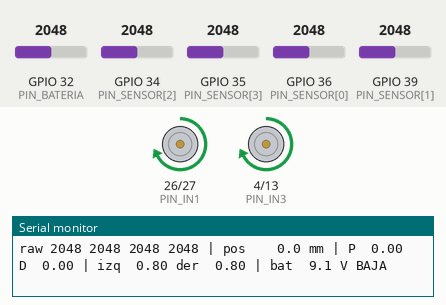
Simulated run of this sketch. Board: ESP32. Shown: motor-driver pin pairs drawn as motors (green arrow = first pin HIGH = forward, orange = second pin HIGH = backward, longer = more drive, scaled by the enable pin), the last lines printed to the serial monitor. The test bench sets the inputs (shaded band); at power-on: GPIO 34 (PIN_SENSOR[2]) = 2048, GPIO 35 (PIN_SENSOR[3]) = 2048, GPIO 36 (PIN_SENSOR[0]) = 2048, GPIO 32 (PIN_BATERIA) = 2048, GPIO 39 (PIN_SENSOR[1]) = 2048 (analog values on the 0–4095 scale).

Above: at 3.2 s.
3.3 s: GPIO 34 (PIN_SENSOR[2]) set to 2866
At 3.9 s:
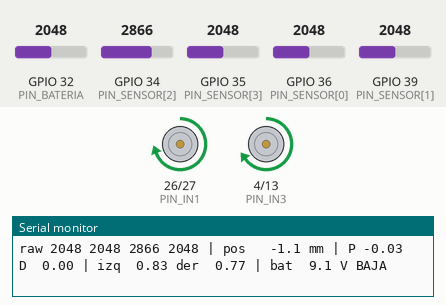
4.8 s: GPIO 35 (PIN_SENSOR[3]) set to 122
At 6.0 s:
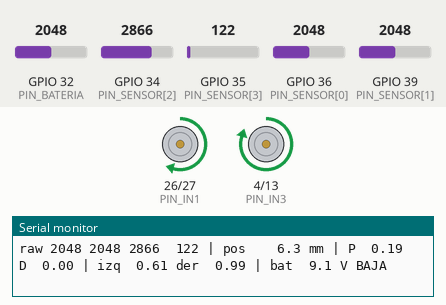
6.3 s: GPIO 36 (PIN_SENSOR[0]) set to 3972
At 7.2 s:
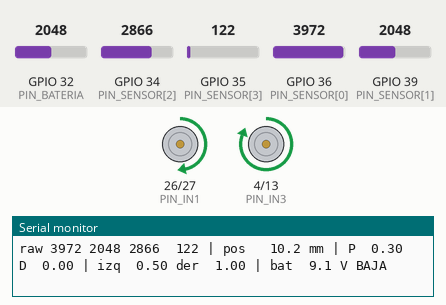
7.8 s: GPIO 34 (PIN_SENSOR[2]) set to 122
At 8.2 s:
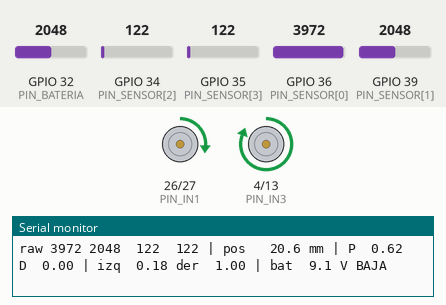
9.3 s: GPIO 36 (PIN_SENSOR[0]) set to 122
At 9.7 s:
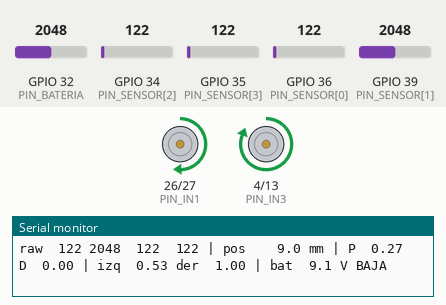
10.8 s: GPIO 35 (PIN_SENSOR[3]) set to 1021
12.7 s: GPIO 35 (PIN_SENSOR[3]) set to 1121
At 13.3 s:
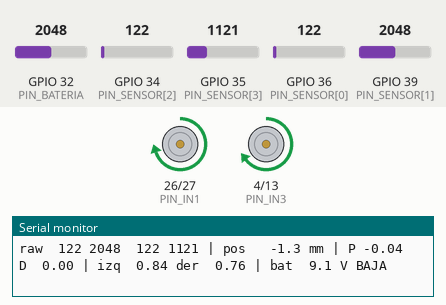
Timing chart, 0 to 15.2 s (numbered marks = the images above; inputs shaded):
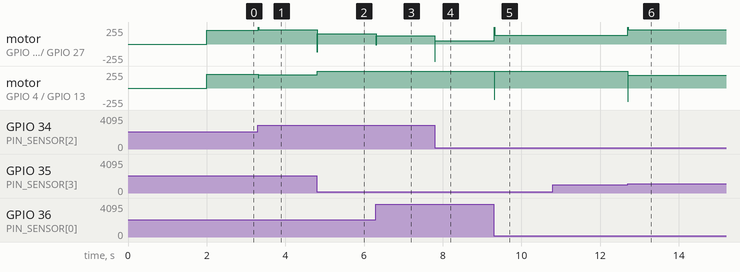

Measured:
- the behaviour switches between 1059 and 1060 on GPIO 35 (PIN_SENSOR[3]) (found by bisection; images 5 and 6)
- after the input at 3.3 s, motor on GPIO 26 (PIN_IN1) / GPIO 27 (PIN_IN2): forward 204/255 → forward 212/255 at once; motor on GPIO 4 (PIN_IN3) / GPIO 13 (PIN_IN4): forward 204/255 → forward 196/255 at once
- after the input at 4.8 s, motor on GPIO 26 (PIN_IN1) / GPIO 27 (PIN_IN2): forward 212/255 → forward 155/255 at once; motor on GPIO 4 (PIN_IN3) / GPIO 13 (PIN_IN4): forward 196/255 → forward 252/255 at once
- after the input at 6.3 s, motor on GPIO 26 (PIN_IN1) / GPIO 27 (PIN_IN2): forward 155/255 → forward 126/255 at once; motor on GPIO 4 (PIN_IN3) / GPIO 13 (PIN_IN4): forward 252/255 → forward 255/255 at once
- after the input at 7.8 s, motor on GPIO 26 (PIN_IN1) / GPIO 27 (PIN_IN2): forward 126/255 → forward 46/255 at once
- after the input at 9.3 s, motor on GPIO 26 (PIN_IN1) / GPIO 27 (PIN_IN2): forward 46/255 → forward 135/255 at once; motor on GPIO 4 (PIN_IN3) / GPIO 13 (PIN_IN4): forward 255/255 → backward 170/255 at once, → forward 255/255 0.01 s later
- after the input at 12.7 s, motor on GPIO 26 (PIN_IN1) / GPIO 27 (PIN_IN2): forward 135/255 → forward 214/255 at once; motor on GPIO 4 (PIN_IN3) / GPIO 13 (PIN_IN4): forward 255/255 → forward 194/255 at once

The sketch:

seguidor_linea.ino
```cpp
/*
  P08 · Seguidor de línea · ESP32 + L298N + 4 × TCRT5000
  Tesis: Robot móvil para búsqueda y transporte de componentes (UCAB Telecom)

  Este código hace lo mismo que el simulador 3D (codigo/linea.js, función control()):
    - Lee los 4 sensores TCRT5000 (salida analógica A0) en ADC1.
    - Calcula dónde está la línea (promedio de las lecturas, ponderado por la posición de cada sensor).
    - Controla con un PD y manda un PWM distinto a cada motor.
    - Si ningún sensor ve la línea, sigue girando hacia el lado donde la vio por última vez.
    - Lazo de control a 100 Hz.

  Valores iniciales = los de la página del simulador:
    BASE 0.8 · KP 0.03 · KD 0.0015 · separación entre sensores 18 mm

  IMPORTANTE (qué es medido y qué es supuesto):
    - ADC_PISO, ADC_CINTA, SEP_MM, KP y KD son los de la SIMULACIÓN. Hay que calibrarlos con el robot real.
    - Pines: son la PROPUESTA del mapa de pines (datos/proyecto.js). Se confirman en la Fase II.

  Placa en Arduino IDE: "ESP32 Dev Module". Probado para el core ESP32 3.x (ledcAttach).
  Si usas el core 2.x, mira los comentarios marcados con "CORE 2.x".

  Cómo calibrar (3 pasos):
    1. Sube el código y abre el Monitor Serie a 115200.
    2. Pon el robot con los 4 sensores sobre el piso: anota el valor de raw (ADC_PISO).
       Luego sobre la cinta negra: anota raw (ADC_CINTA). Cambia las dos constantes.
    3. Con el robot en el piso, levanta SOLO la rueda: ajusta KP y KD hasta que no zigzaguee.
*/

#include <Arduino.h>

// ---------- PINES (propuesta del mapa de pines del proyecto) ----------
// Sensores de línea: ADC1 (el ADC2 no funciona con el Wi-Fi encendido). Orden: de IZQUIERDA a DERECHA.
const uint8_t PIN_SENSOR[4] = {36, 39, 34, 35};   // GPIO 36 (VP), 39 (VN), 34, 35: solo entrada

// Puente H L298N, motor izquierdo
const uint8_t PIN_ENA = 25;   // PWM. Quitar el puente (jumper) ENA del L298N
const uint8_t PIN_IN1 = 26;
const uint8_t PIN_IN2 = 27;
// Puente H L298N, motor derecho
const uint8_t PIN_ENB = 14;   // PWM. Quitar el puente (jumper) ENB del L298N
const uint8_t PIN_IN3 = 4;
const uint8_t PIN_IN4 = 13;

// Batería 3S por divisor 100 kΩ + 22 kΩ (12,6 V quedan en 2,27 V)
const uint8_t PIN_BATERIA = 32;

// ---------- PARÁMETROS DEL CONTROL (los mismos de la simulación) ----------
const float BASE = 0.80f;     // velocidad base, de 0 a 1 (en el simulador: 80 %)
const float KP   = 0.030f;    // ganancia proporcional (PWM por cada mm de error)
const float KD   = 0.0015f;   // ganancia derivativa (PWM por cada mm/s de cambio del error)
const float SEP_MM = 18.0f;   // separación entre sensores vecinos (mm). Medir con los módulos reales

// Sensores (SUPUESTOS de la simulación: calibrar con los TCRT5000 reales)
const int   ADC_PISO  = 500;  // lectura sobre piso claro (de 4095)
const int   ADC_CINTA = 3300; // lectura sobre la cinta negra
const float UMBRAL    = 0.20f; // por debajo del 20 % se cuenta como piso
const float SUMA_MIN  = 0.30f; // suma mínima para decir "veo la línea"

// Tiempo
const uint32_t PERIODO_US = 10000;   // 10 ms = 100 Hz, igual que el simulador
const float    DT = PERIODO_US / 1e6f;

// PWM del ESP32
const uint32_t PWM_HZ   = 1000;      // 1 kHz, bueno para el L298N
const uint8_t  PWM_BITS = 10;        // 0 a 1023
const int      PWM_MAX  = (1 << PWM_BITS) - 1;

// Batería baja (la alarma del simulador: 9,9 V)
const float BAT_BAJA_V = 9.9f;
const float DIVISOR = (100.0f + 22.0f) / 22.0f;

// ---------- ESTADO (lo que el ESP32 recuerda entre vueltas del lazo) ----------
struct Estado {
  float ultimaPos = 0.0f;   // última posición (mm) en que vio la línea
  float errorAnterior = 0.0f;
  bool  hayError = false;
};
Estado st;

struct Salida {
  float n[4];       // lecturas normalizadas (0 a 1)
  float suma;
  float pos_mm;     // posición de la línea (+ = a la izquierda)
  float P, D, corr;
  bool  perdida;
  float izq, der;   // PWM de cada motor, de -1 a 1
};

float limitar(float x, float a, float b) { return x < a ? a : (x > b ? b : x); }

// Posición de cada sensor en mm respecto al centro (izquierda +): +1.5, +0.5, -0.5, -1.5 separaciones
float xSensor(int i) { return (1.5f - i) * SEP_MM; }

// El corazón: de las 4 lecturas a los PWM. Es la misma cuenta que control() en model.js.
Salida calcularControl(Estado &e, const int raw[4]) {
  Salida s;
  s.suma = 0;
  for (int i = 0; i < 4; i++) {
    float v = (raw[i] - ADC_PISO) / float(ADC_CINTA - ADC_PISO);
    s.n[i] = (v < UMBRAL) ? 0.0f : (v > 1.0f ? 1.0f : v);
    s.suma += s.n[i];
  }

  float pos;
  s.perdida = false;
  if (s.suma > SUMA_MIN) {
    float acum = 0;
    for (int i = 0; i < 4; i++) acum += s.n[i] * xSensor(i);
    pos = acum / s.suma;
    e.ultimaPos = pos;
  } else {
    // No ve la línea: sigue girando hacia el último lado donde la vio
    s.perdida = true;
    float lado = (e.ultimaPos < 0) ? -1.0f : 1.0f;
    pos = lado * xSensor(0) * 1.2f;
  }
  s.pos_mm = pos;                       // ya está en mm: es el error

  float de = e.hayError ? (pos - e.errorAnterior) / DT : 0.0f;
  e.errorAnterior = pos;
  e.hayError = true;

  s.P = KP * pos;
  s.D = KD * de;
  s.corr = s.P + s.D;
  s.izq = limitar(BASE - s.corr, -1.0f, 1.0f);
  s.der = limitar(BASE + s.corr, -1.0f, 1.0f);
  return s;
}

// ---------- MOTORES ----------
// Manda un PWM de -1 a 1 a un lado. Positivo = adelante, negativo = atrás, 0 = frena.
void moverMotor(uint8_t pinEn, uint8_t pinA, uint8_t pinB, float pwm) {
  int duty = (int)(fabsf(pwm) * PWM_MAX);
  if (pwm > 0)      { digitalWrite(pinA, HIGH); digitalWrite(pinB, LOW); }
  else if (pwm < 0) { digitalWrite(pinA, LOW);  digitalWrite(pinB, HIGH); }
  else              { digitalWrite(pinA, LOW);  digitalWrite(pinB, LOW); }
  ledcWrite(pinEn, duty);   // CORE 2.x: ledcWrite(canal, duty) con canal 0 (izq) y 1 (der)
}

void detener() {
  moverMotor(PIN_ENA, PIN_IN1, PIN_IN2, 0);
  moverMotor(PIN_ENB, PIN_IN3, PIN_IN4, 0);
}

float leerBateriaV() {
  // analogReadMilliVolts usa la calibración de fábrica del ESP32: más exacto que analogRead
  return analogReadMilliVolts(PIN_BATERIA) / 1000.0f * DIVISOR;
}

// ---------- ARRANQUE ----------
void setup() {
  Serial.begin(115200);

  pinMode(PIN_IN1, OUTPUT); pinMode(PIN_IN2, OUTPUT);
  pinMode(PIN_IN3, OUTPUT); pinMode(PIN_IN4, OUTPUT);

  // CORE 3.x: ledcAttach(pin, frecuencia, bits)
  ledcAttach(PIN_ENA, PWM_HZ, PWM_BITS);
  ledcAttach(PIN_ENB, PWM_HZ, PWM_BITS);
  // CORE 2.x, en su lugar:
  //   ledcSetup(0, PWM_HZ, PWM_BITS); ledcAttachPin(PIN_ENA, 0);
  //   ledcSetup(1, PWM_HZ, PWM_BITS); ledcAttachPin(PIN_ENB, 1);

  analogReadResolution(12);                 // 0 a 4095, como en el simulador
  for (int i = 0; i < 4; i++) {
    pinMode(PIN_SENSOR[i], INPUT);
    analogSetPinAttenuation(PIN_SENSOR[i], ADC_11db);   // rango hasta ~3,3 V
  }
  analogSetPinAttenuation(PIN_BATERIA, ADC_11db);

  detener();
  Serial.println("P08 seguidor de linea listo. Empieza en 2 s...");
  delay(2000);
}

// ---------- LAZO PRINCIPAL (100 Hz) ----------
uint32_t proximo = 0;
uint8_t  contador = 0;

void loop() {
  uint32_t ahora = micros();
  if ((int32_t)(ahora - proximo) < 0) return;   // todavía no toca
  proximo = ahora + PERIODO_US;

  // 1) Leer los 4 sensores
  int raw[4];
  for (int i = 0; i < 4; i++) raw[i] = analogRead(PIN_SENSOR[i]);

  // 2) Calcular el control
  Salida s = calcularControl(st, raw);

  // 3) Mandar a los motores
  moverMotor(PIN_ENA, PIN_IN1, PIN_IN2, s.izq);
  moverMotor(PIN_ENB, PIN_IN3, PIN_IN4, s.der);

  // 4) Monitor serie, 10 veces por segundo (para calibrar y depurar)
  if (++contador >= 10) {
    contador = 0;
    float vbat = leerBateriaV();
    Serial.printf("raw %4d %4d %4d %4d | pos %6.1f mm | P %5.2f D %5.2f | izq %5.2f der %5.2f%s | bat %4.1f V%s\n",
                  raw[0], raw[1], raw[2], raw[3], s.pos_mm, s.P, s.D, s.izq, s.der,
                  s.perdida ? " PERDIDA" : "", vbat, vbat < BAT_BAJA_V ? " BAJA" : "");
  }
}
```
